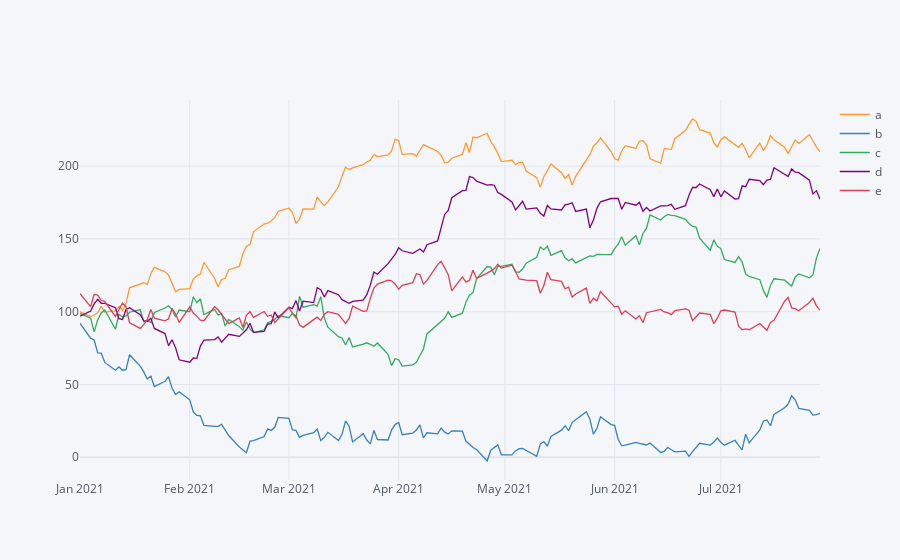

Write notebook code for a chart like this one.
### Code cell
plyo.iplot(df.iplot(asFigure=True))

### Figure 1 — Plotly figure (JSON) as saved in the notebook; plotly's stock layout.template omitted (floating-point values rounded to 4 significant figures; data arrays with more than 128 entries replaced by an {"elided": "..."} marker saying what was removed)
{"data": [{"line": {"color": "rgba(255, 153, 51, 1.0)", "dash": "solid", "shape": "linear", "width": 1.3}, "mode": "lines", "name": "a", "text": "", "type": "scatter", "x": {"elided": "150 str values"}, "y": {"elided": "150 float values"}}, {"line": {"color": "rgba(55, 128, 191, 1.0)", "dash": "solid", "shape": "linear", "width": 1.3}, "mode": "lines", "name": "b", "text": "", "type": "scatter", "x": {"elided": "150 str values"}, "y": {"elided": "150 float values"}}, {"line": {"color": "rgba(50, 171, 96, 1.0)", "dash": "solid", "shape": "linear", "width": 1.3}, "mode": "lines", "name": "c", "text": "", "type": "scatter", "x": {"elided": "150 str values"}, "y": {"elided": "150 float values"}}, {"line": {"color": "rgba(128, 0, 128, 1.0)", "dash": "solid", "shape": "linear", "width": 1.3}, "mode": "lines", "name": "d", "text": "", "type": "scatter", "x": {"elided": "150 str values"}, "y": {"elided": "150 float values"}}, {"line": {"color": "rgba(219, 64, 82, 1.0)", "dash": "solid", "shape": "linear", "width": 1.3}, "mode": "lines", "name": "e", "text": "", "type": "scatter", "x": {"elided": "150 str values"}, "y": {"elided": "150 float values"}}], "layout": {"legend": {"bgcolor": "#F5F6F9", "font": {"color": "#4D5663"}}, "paper_bgcolor": "#F5F6F9", "plot_bgcolor": "#F5F6F9", "title": {"font": {"color": "#4D5663"}}, "xaxis": {"gridcolor": "#E1E5ED", "showgrid": true, "tickfont": {"color": "#4D5663"}, "title": {"font": {"color": "#4D5663"}, "text": ""}, "zerolinecolor": "#E1E5ED"}, "yaxis": {"gridcolor": "#E1E5ED", "showgrid": true, "tickfont": {"color": "#4D5663"}, "title": {"font": {"color": "#4D5663"}, "text": ""}, "zerolinecolor": "#E1E5ED"}}}
